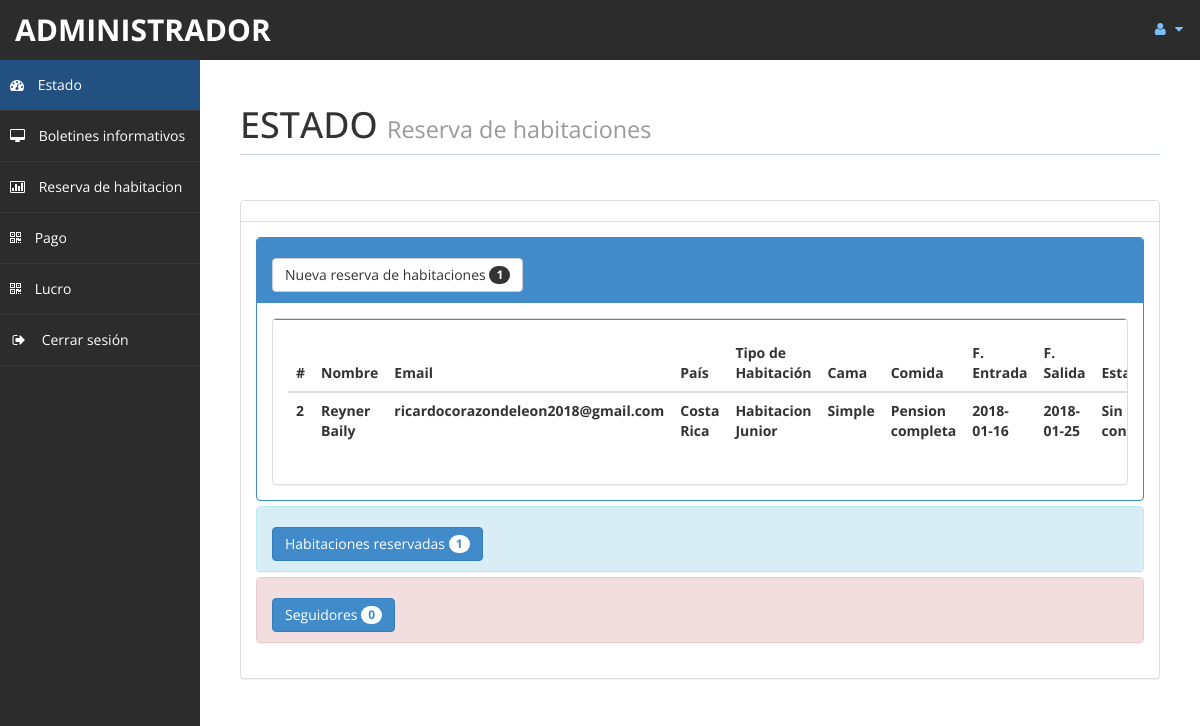
Page /admin/home.php (signed in) on the committed database.
### tables this page shows
CREATE TABLE `reservas` (
  `id` int(10) UNSIGNED NOT NULL,
  `id_cliente` int(10) UNSIGNED NOT NULL,
  `nro_habitacion` int(10) UNSIGNED NOT NULL,
  `comidas` varchar(30) DEFAULT NULL,
  `fecha_entrada` date DEFAULT NULL,
  `fecha_salida` date DEFAULT NULL,
  `estado` varchar(15) DEFAULT NULL,
  `cant_dias` int(11) DEFAULT NULL,
  
  CONSTRAINT PRIMARY KEY (`id`)
  

);

CREATE TABLE `clientes` (
  `id` int(10) UNSIGNED NOT NULL,
  `trato` varchar(5) DEFAULT NULL,
  `nombres` text,
  `apellidos` text,
  `email` varchar(200) DEFAULT NULL,
  `nacionalidad` varchar(50) DEFAULT NULL,
  `pais` varchar(40) DEFAULT NULL,
  `telef` text,
  
  CONSTRAINT PRIMARY KEY (`id`)
);

CREATE TABLE `habitaciones` (
  `id` int(10) UNSIGNED NOT NULL,                
  `tipo_habitacion` varchar(30) DEFAULT NULL,
  `tipo_cama` varchar(20) DEFAULT NULL,
  `estado_hab` varchar(20) DEFAULT NULL,

  CONSTRAINT PRIMARY KEY (`id`)

);

### admin/home.php (the view, shortened to what this page needs)
<!DOCTYPE html>
<html xmlns="http://www.w3.org/1999/xhtml">
<head>
    <link href="assets/css/bootstrap.css" rel="stylesheet" />
    <link href="assets/css/font-awesome.css" rel="stylesheet" />
    <link href="assets/js/morris/morris-0.4.3.min.css" rel="stylesheet" />
    <link href="assets/css/custom-styles.css" rel="stylesheet" />
</head>
<body>
    <div id="wrapper">
        <nav class="navbar navbar-default top-navbar" role="navigation">
            <div class="navbar-header">
                <a class="navbar-brand" href="home.php"> <?php echo $_SESSION["user"]; ?> </a>
            </div>
            <ul class="nav navbar-top-links navbar-right">
                <li class="dropdown">
                    <a class="dropdown-toggle" data-toggle="dropdown" href="#" aria-expanded="false">
                        <i class="fa fa-user fa-fw"></i> <i class="fa fa-caret-down"></i>
                    </a>
                </li>
            </ul>
        </nav>
        <nav class="navbar-default navbar-side" role="navigation">
            <div class="sidebar-collapse">
                <ul class="nav" id="main-menu">
                    <li>
                        <a class="active-menu" href="home.php"><i class="fa fa-dashboard"></i> Estado</a>
                    </li>
                    <li>
                        <a href="messages.php"><i class="fa fa-desktop"></i> Boletines informativos</a>
                    </li>
					<li>
                        <a href="roombook.php"><i class="fa fa-bar-chart-o"></i> Reserva de habitacion</a>
                    </li>
                    <li>
                        <a href="payment.php"><i class="fa fa-qrcode"></i> Pago</a>
                    </li>
                    <li>
                        <a  href="profit.php"><i class="fa fa-qrcode"></i> Lucro</a>
                    </li>
                    <li>
                        <a href="logout.php"><i class="fa fa-sign-out fa-fw"></i> Cerrar sesión</a>
                    </li>
                </ul>
            </div>
        </nav>
        <div id="page-wrapper">
            <div id="page-inner">
                <div class="row">
                    <div class="col-md-12">
                        <h1 class="page-header">
                            ESTADO <small>Reserva de habitaciones</small>
                        </h1>
                    </div>
                </div>
				<?php
                    include ('db.php');
                    $sql = "SELECT * FROM `reservas`";
                    $re = mysqli_query($con, $sql);
                    $c = 0;
                    while( $row=mysqli_fetch_array($re) ) {
                        $new = $row['estado'];
                        if($new=="Sin confirmar") {
                            $c = $c + 1;
                        }
                    }
				?>
				<div class="row">
                    <div class="col-md-12">
                        <div class="panel panel-default">
                            <div class="panel-heading"></div>
                            <div class="panel-body">
                                <div class="panel-group" id="accordion">
                                    <div class="panel panel-primary">
                                        <div class="panel-heading">
                                            <h4 class="panel-title">
                                                <a data-toggle="collapse" data-parent="#accordion" href="#collapseTwo">
                                                    <button class="btn btn-default" type="button">
                                                        Nueva reserva de habitaciones <span class="badge"><?php echo $c ; ?></span>
                                                    </button>
                                                </a>
                                            </h4>
                                        </div>
                                        <div id="collapseTwo" class="panel-collapse in" style="height: auto;">
                                            <div class="panel-body">
                                                <div class="panel panel-default">
                                                    <div class="panel-body">
                                                        <div class="table-responsive">
                                                        <table class="table">
                                                            <thead>
                                                                <tr>
                                                                    <th>#</th>
                                                                    <th>Nombre</th>
                                                                    <th>Email</th>
                                                                    <th>País</th>
                                                                    <th>Tipo de Habitación</th>
                                                                    <th>Cama</th>
                                                                    <th>Comida</th>
                                                                    <th>F. Entrada</th>
                                                                    <th>F. Salida</th>
                                                                    <th>Estado</th>
                                                                </tr>
                                                            </thead>
                                                            <tbody>
                                                            <?php
                                                                $tsql = "SELECT R.*, C.nombres, C.apellidos, C.email, C.pais, H.tipo_habitacion, H.tipo_cama FROM `reservas` R INNER JOIN `clientes` C ON R.id_cliente = C.id INNER JOIN `habitaciones` H on R.nro_habitacion = H.id";
                                                                $tre = mysqli_query($con, $tsql);
                                                                while( $trow=mysqli_fetch_array($tre) ) {
                                                                    $co = $trow['estado'];
                                                                    if($co== "Sin confirmar") {
                                                                        echo"<tr>
                                                                            <th>".$trow['id']."</th>
                                                                            <th>".$trow['nombres']." ".$trow['apellidos']."</th>
                                                                            <th>".$trow['email']."</th>
                                                                            <th>".$trow['pais']."</th>
                                                                            <th>".$trow['tipo_habitacion']."</th>
                                                                            <th>".$trow['tipo_cama']."</th>
                                                                            <th>".$trow['comidas']."</th>
                                                                            <th>".$trow['fecha_entrada']."</th>
                                                                            <th>".$trow['fecha_salida']."</th>
                                                                            <th>".$trow['estado']."</th>
                                                                            <th><a href='roombook.php?rid=".$trow['id']." ' class='btn btn-primary'>Ver Detalles</a></th>
                                                                            </tr>";
                                                                    }
                                                                }
                                                            ?>
                                                            </tbody>
                                                        </table>
                                                        </div>
                                                    </div>
                                                </div>
                                            </div>
                                        </div>
                                    </div>
                                    <?php
                                        $rsql = "SELECT * FROM `reservas`";
                                        $rre = mysqli_query($con,$rsql);
                                        $r =0;
                                        while( $row=mysqli_fetch_array($rre) ) {
                                            $br = $row['estado'];
                                            if($br=="Confirmado") {
                                                $r = $r + 1;
                                            }
                                        }
                                    ?>
                                    <div class="panel panel-info">
                                        <div class="panel-heading">
                                            <h4 class="panel-title">
                                                <a data-toggle="collapse" data-parent="#accordion" href="#collapseOne" class="collapsed">
                                                    <button class="btn btn-primary" type="button">
                                                        Habitaciones reservadas <span class="badge"><?php echo $r ; ?></span>
                                                    </button>
                                                </a>
                                            </h4>
                                        </div>
                                    </div>
                                    <?php
                                        $f = 0;
                                    ?>
                                    <div class="panel panel-danger">
                                        <div class="panel-heading">
                                            <h4 class="panel-title">
                                                <a data-toggle="collapse" data-parent="#accordion" href="#collapseThree" class="collapsed">
                                                <button class="btn btn-primary" type="button">
                                                        Seguidores <span class="badge"><?php echo $f ; ?></span>
                                                </button>
                                                </a>
                                            </h4>
                                        </div>
                                    </div>
                                </div>
                            </div>
                        </div>
                    </div>
                </div>
            </div>
        </div>
    </div>
</body>
</html>

### admin/assets/css/custom-styles.css (style rules this page uses)
body { font-family: 'Open Sans', sans-serif; }
#wrapper { width: 100%; background: #2c2c2c; }
#page-wrapper { padding: 15px 15px; min-height: 600px; background:#fff; }
#page-inner { width:100%; margin:10px 20px 10px 0px; background-color:transparent; padding:10px; min-height:1200px; }
h1, .h1, h2, .h2, h3, .h3 { margin-top: 7px; margin-bottom: -5px; }
h4 { padding-top:10px; }
.page-header { padding-bottom: 9px; margin: 10px 0 45px; border-bottom: 1px solid #C7D1DD; }
.panel-default > .panel-heading { color: #000; background-color: #FFFFFF; border-color: #ddd; font-weight:bold; }
.top-navbar { margin:0px; }
.top-navbar .navbar-brand { color: #fff; width: 200px; text-align: left; height: 60px; font-size: 30px; font-weight: 700; text-transform: uppercase; line-height: 30px; }
.top-navbar .nav > li { position: relative; display: inline-block; }
.top-navbar .nav > li > a { position: relative; display: block; padding: 19px 15px; color: #77C0FD; }
.active-menu { background-color:#225081!important; }
.sidebar-collapse , .sidebar-collapse .nav { background:none; }
.sidebar-collapse .nav { padding:0; }
.sidebar-collapse .nav > li > a { color:#fff; background:transparent; text-shadow:none; }
.sidebar-collapse > .nav > li > a { padding:15px 10px; }
.sidebar-collapse > .nav > li { border-bottom: 1px solid rgba(107, 108, 109, 0.19); }
.navbar-side { border:none; background-color: transparent; }
.top-navbar { background: #2c2c2c; border-bottom:none; }
.top-navbar .nav > li > a > i { margin-right: 2px; }
.navbar-default { border:0px solid black; }
.navbar-header { background: #2c2c2c; }
.nav > li > a > i { margin-right:10px; }
@media (min-width:768px) { #page-wrapper { margin: 0 0 0 200px; padding: 15px 30px; min-height: 1200px; } }
@media (min-width:768px) { .navbar-side { z-index: 1; position: absolute; width: 200px; } }
@media (min-width:768px) { .navbar { border-radius: 0px; } }

### rows in the picture
reservas: id "2", id_cliente.nombres "Reyner", id_cliente.apellidos "Baily", id_cliente.email "ricardocorazondeleon2018@gmail.com", id_cliente.pais "Costa Rica", habitaciones.tipo_habitacion "Habitacion Junior", habitaciones.tipo_cama "Simple", comidas "Pension completa", fecha_entrada "2018-01-16", fecha_salida "2018-01-25", estado "Sin…"

### other values in the picture
$_SESSION["user"] "ADMINISTRADOR"
$c "1"
$r "1"
$f "0"
